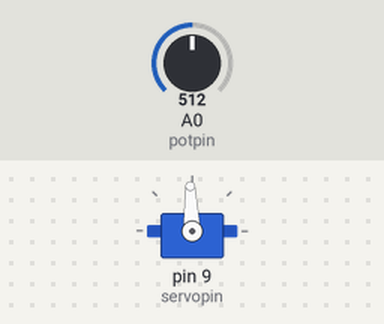
The sketch below on a simulated Arduino Uno, built with avr-gcc and run on an emulated ATmega328P. Shown: servo. The inputs (shaded band) are chosen by the test bench; at power-on: A0 (potpin) = 512. What the sketch prints to the serial monitor is not drawn.

Above: at 1.2 s.
1.3 s: A0 (potpin) set to 716
At 1.9 s:
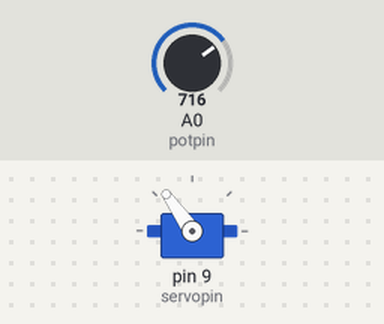
2.8 s: A0 (potpin) set to 900
At 3.2 s:
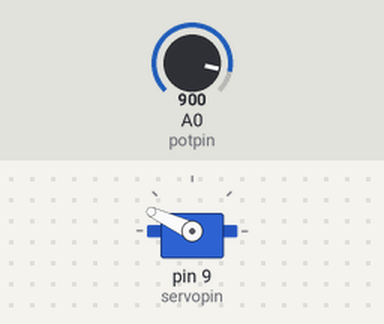
4.3 s: A0 (potpin) set to 1023
At 5.5 s:
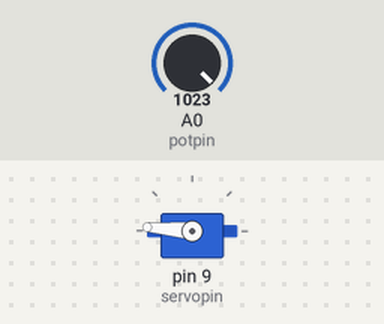
5.8 s: A0 (potpin) set to 306
At 6.7 s:
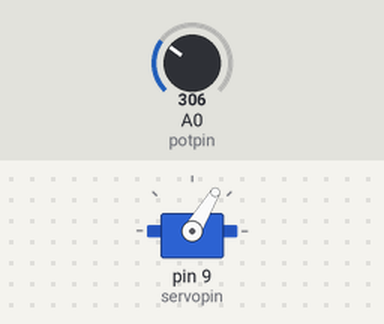
7.3 s: A0 (potpin) set to 122
At 7.7 s:
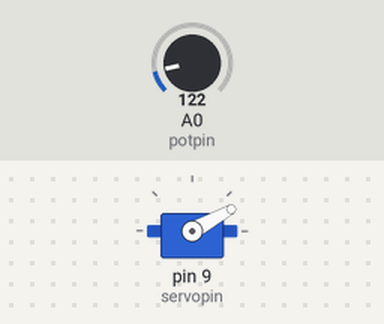
8.8 s: A0 (potpin) set to 511
At 10.0 s:
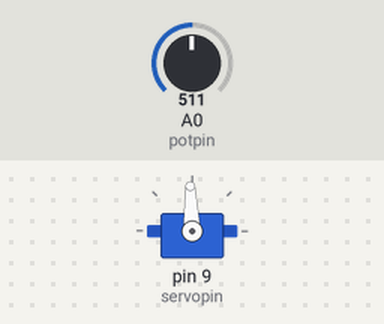
Timing chart, 0 to 11.3 s (numbered marks = the images above; inputs shaded):
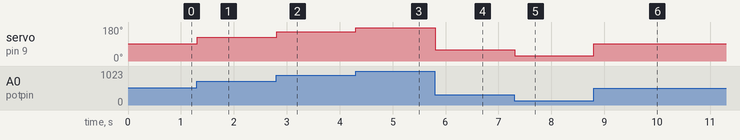

Measured:
- after the input at 1.3 s, servo on pin 9 (servopin): 92° → 125° at once
- after the input at 2.8 s, servo on pin 9 (servopin): 125° → 155° at once
- after the input at 4.3 s, servo on pin 9 (servopin): 155° → 175° at once
- after the input at 5.8 s, servo on pin 9 (servopin): 175° → 59° at once
- after the input at 7.3 s, servo on pin 9 (servopin): 59° → 29° at once
- after the input at 8.8 s, servo on pin 9 (servopin): 29° → 92° at once

The sketch:

sketch_jul30_servo_with_potmeter.ino
```cpp
#include <Servo.h>
int pos = 0;
int servopin = 9;
int servodelay = 25;
int potpin = A0;
int readvalue;
int writevalue;


Servo myPointer;
void setup() {

Serial.begin(9600);
myPointer.attach(servopin);
pinMode(potpin, INPUT);

}

void loop() {
  readvalue = analogRead(potpin);
  pos = (165./1023.)*readvalue + 10;

Serial.println(pos);

  myPointer.write(pos);

  }
```
